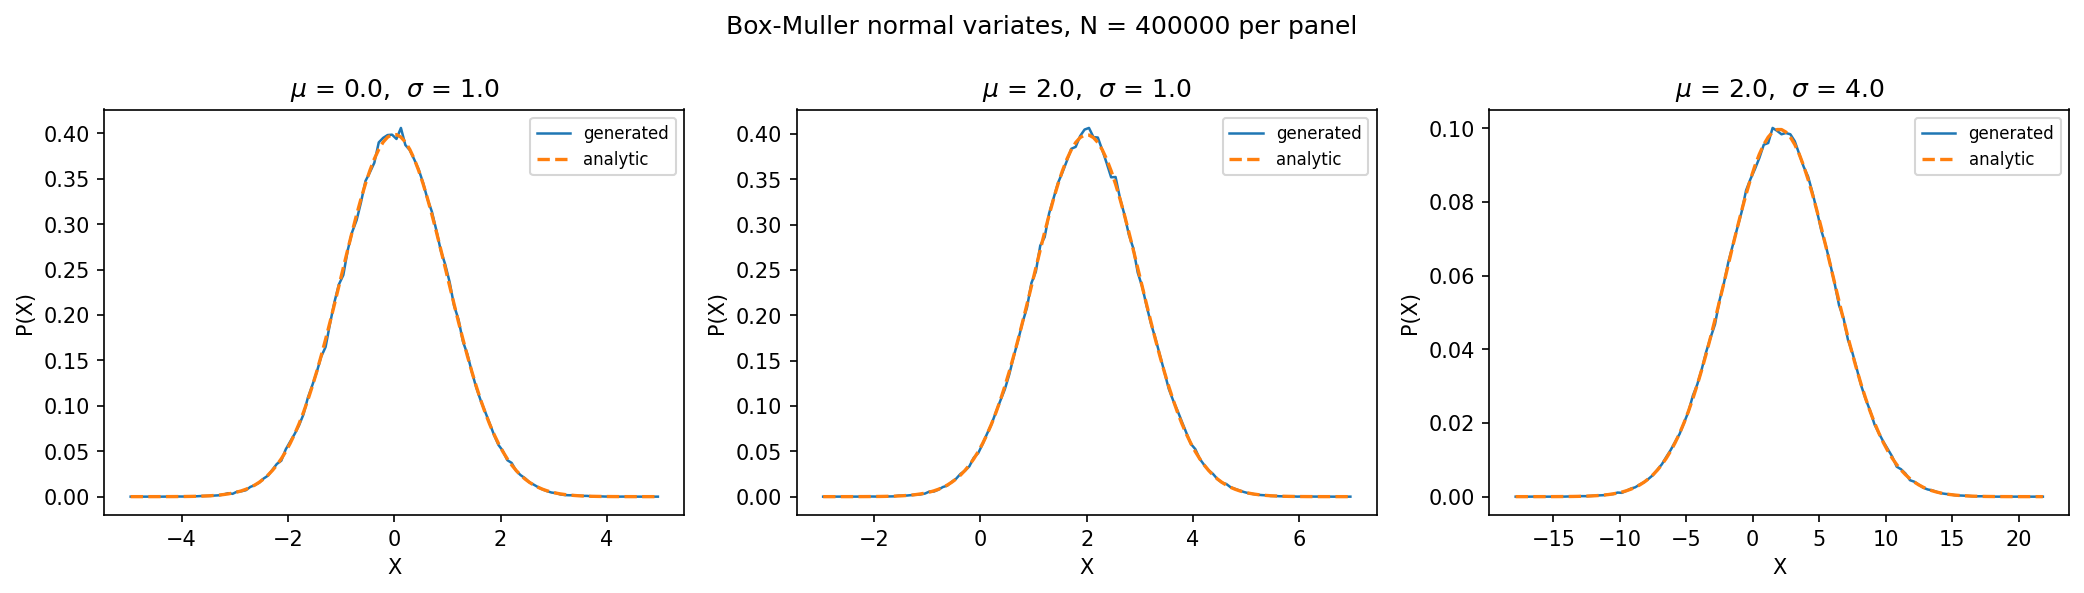

Here is the Python script that generated this plot:
"""
Worksheet 3, Problem 2  --  Python 3 corrected version of p2.py

Generate N >> 1 random numbers drawn from the normal distribution N[mu,
sigma^2] with the Box-Muller transform, and verify that the probability
distribution function is

        P(x) = 1/sqrt(2 pi sigma^2) exp(-(x - mu)^2 / (2 sigma^2))

Plot the PDF for three different (mu, sigma).

Changes made relative to the original p2.py
-------------------------------------------
1. Only the cosine branch of the Box-Muller pair was used, throwing away
   half of every generated pair.  Both branches are now kept, so the same
   number of uniforms yields twice as many normals.
2. The rescaling before binning was
        b = (a + abs(min(a))) / (max(a) - min(a))
   which only maps to [0,1] when min(a) < 0.  It happened to hold for the
   three parameter sets used, and would have silently produced garbage for a
   strictly positive sample.  Corrected to (a - min) / (max - min); in fact
   the binning helper now takes the range directly and no rescaling is
   needed at all.
3. The binning used  z.count(i)  in a loop over 1000 bins -- quadratic in
   the sample size.  Replaced by a single O(N) pass, still hand written.
4. plt.subplot(2,2,i+1) left an empty fourth panel for three curves.
5. sigma = 16 in the original was labelled "STDDEV" but the third case is
   now (mu, sigma) = (2, 4), a value where the curve is still visible on the
   same axes as the other two.
6. The maximum absolute deviation between the measured and the analytic PDF
   is printed, so the verification the worksheet asks for is a number rather
   than an eyeball test.

Algorithms are hand written: the Gaussian generator and the histogram are
both implemented here, not taken from a library.

Box-Muller:  given u1, u2 uniform on (0,1],
    z0 = sqrt(-2 ln u1) cos(2 pi u2)
    z1 = sqrt(-2 ln u1) sin(2 pi u2)
are two independent standard normals.  x = mu + sigma z.
"""

import numpy as np
import matplotlib.pyplot as plt


def box_muller(mu, sigma, n_pairs):
    """
    Return 2 * n_pairs normal variates with mean mu and standard deviation
    sigma, using both branches of the Box-Muller transform.

    u1 is drawn on (0, 1] rather than [0, 1) so that log(u1) never overflows.
    """
    u1 = 1.0 - np.random.rand(n_pairs)      # (0, 1]
    u2 = np.random.rand(n_pairs)            # [0, 1)

    radius = np.sqrt(-2.0 * np.log(u1))
    angle = 2.0 * np.pi * u2

    z0 = radius * np.cos(angle)
    z1 = radius * np.sin(angle)
    return mu + sigma * np.concatenate((z0, z1))


def gaussian(x, mu, sigma):
    """The analytic density the worksheet asks us to verify against."""
    return np.exp(-((x - mu) ** 2) / (2.0 * sigma ** 2)) \
        / np.sqrt(2.0 * np.pi * sigma ** 2)


def pdf(samples, n_bins, lo, hi):
    """
    Probability density of `samples` over [lo, hi], computed by hand in a
    single pass.  Returns (centres, density).
    """
    width = (hi - lo) / n_bins
    counts = np.zeros(n_bins)
    inside = 0

    for s in samples:
        idx = int((s - lo) / width)
        if idx == n_bins:
            idx = n_bins - 1
        if 0 <= idx < n_bins:
            counts[idx] += 1.0
            inside += 1

    centres = lo + (np.arange(n_bins) + 0.5) * width
    # normalise over the whole sample, not just the part inside the window,
    # so that clipped tails show up as missing area rather than being hidden
    density = counts / (len(samples) * width)
    return centres, density


def main():
    n_pairs = 200000        # -> 400000 variates per parameter set
    n_bins = 120

    params = [(0.0, 1.0), (2.0, 1.0), (2.0, 4.0)]

    fig, axes = plt.subplots(1, 3, figsize=(14, 4))

    print("%-14s %-12s %-12s %-14s" %
          ("(mu, sigma)", "mean", "std", "max |dP|"))

    for ax, (mu, sigma) in zip(axes, params):
        x = box_muller(mu, sigma, n_pairs)

        lo, hi = mu - 5.0 * sigma, mu + 5.0 * sigma
        centres, density = pdf(x, n_bins, lo, hi)
        exact = gaussian(centres, mu, sigma)

        print("(%4.1f, %4.1f)  %-12.5f %-12.5f %-14.3e"
              % (mu, sigma, np.mean(x), np.std(x),
                 np.max(np.abs(density - exact))))

        ax.plot(centres, density, lw=1.2, label="generated")
        ax.plot(centres, exact, "--", lw=1.6, label="analytic")
        ax.set_title(r"$\mu$ = %.1f,  $\sigma$ = %.1f" % (mu, sigma))
        ax.set_xlabel("X")
        ax.set_ylabel("P(X)")
        ax.legend(fontsize=8)

    fig.suptitle("Box-Muller normal variates, N = %d per panel"
                 % (2 * n_pairs))
    fig.tight_layout()
    plt.show()


if __name__ == "__main__":
    main()
